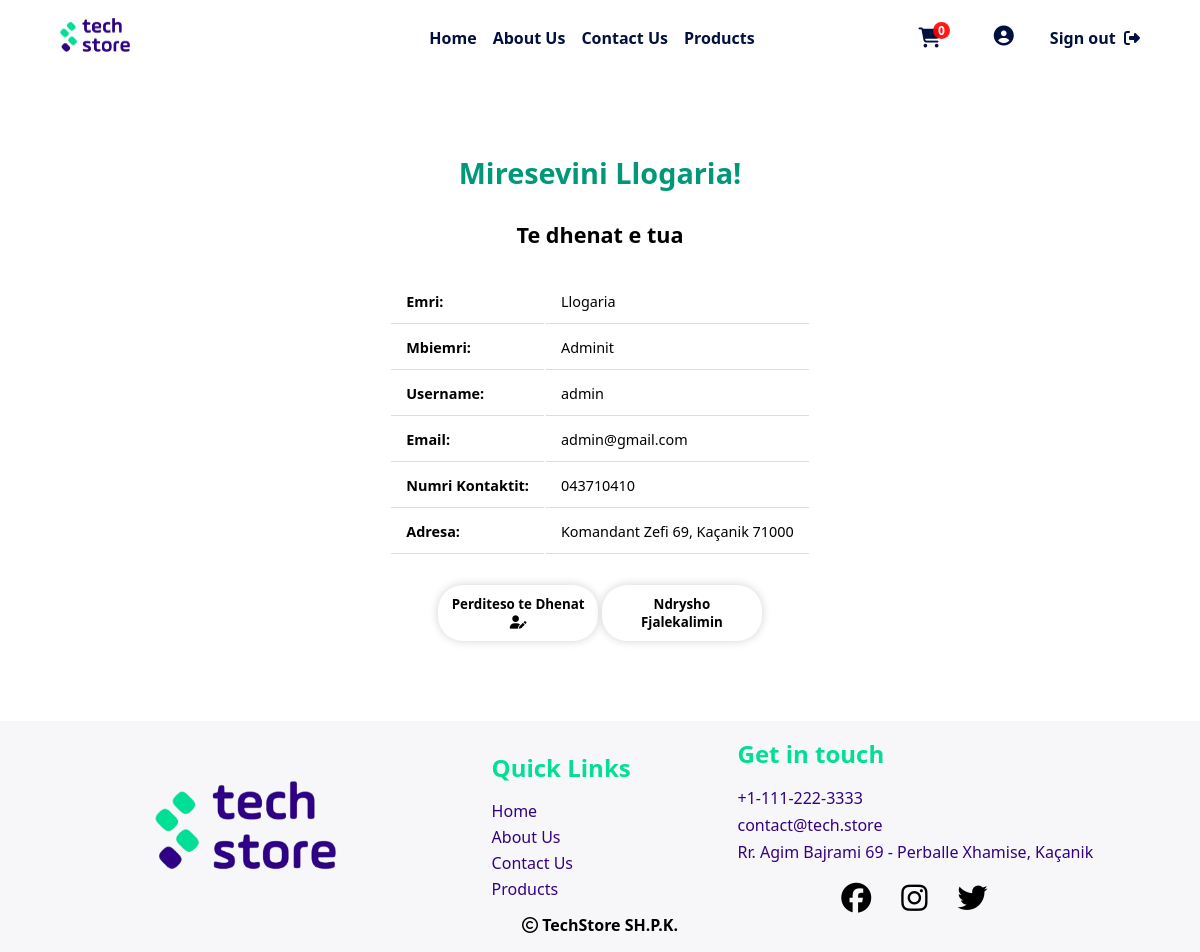
The page /php/userPages/userDashboard.php (signed in) on the database as committed earlier.
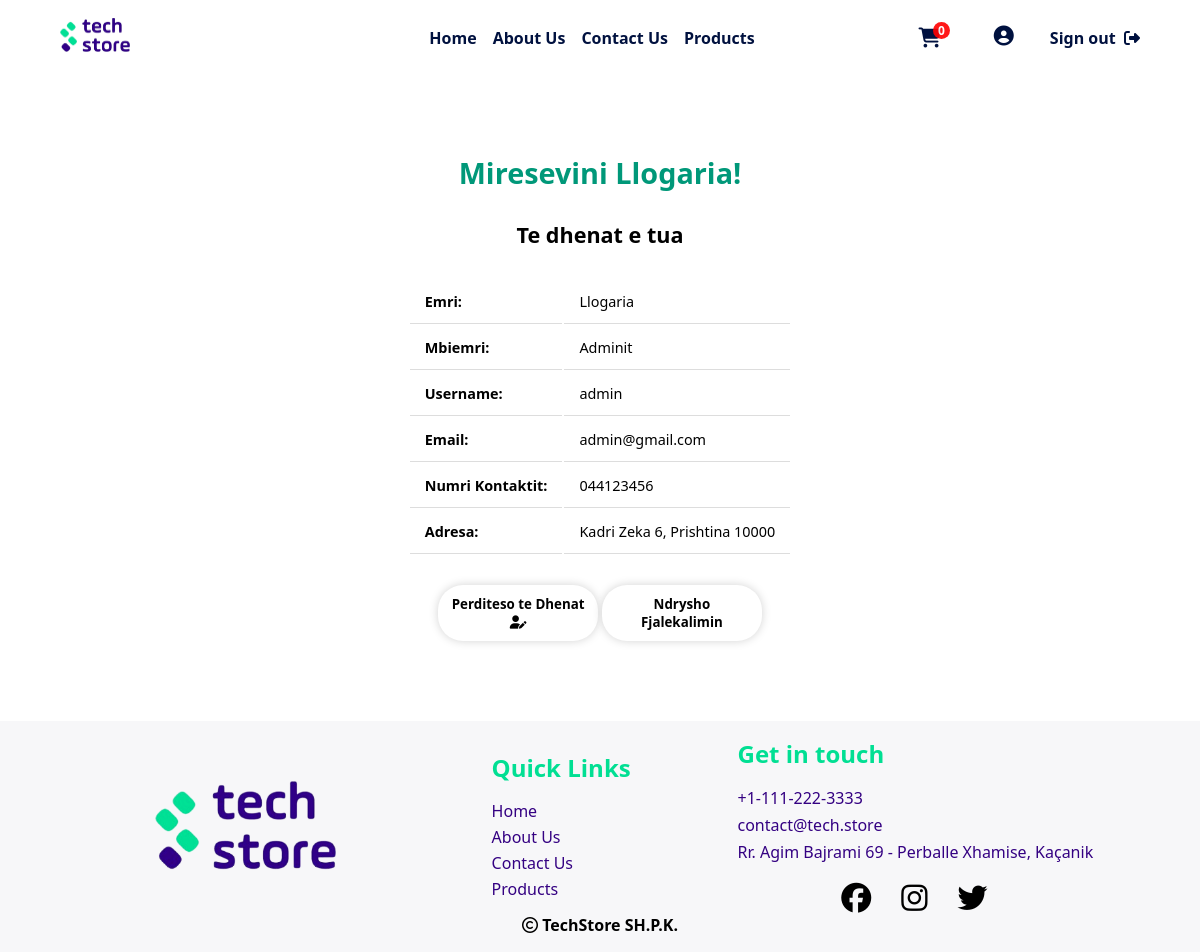
The same page on the database as committed later.
### tables this page shows
CREATE TABLE IF NOT EXISTS `tedhenatuser` (
  `userID` int(11) NOT NULL,
  `nrKontaktit` varchar(30) DEFAULT NULL,
  `qyteti` varchar(30) DEFAULT NULL,
  `zipKodi` varchar(7) DEFAULT NULL,
  `adresa` varchar(50) DEFAULT NULL,
  UNIQUE KEY `userID` (`userID`),
  KEY `FK_UserTeDhenatUser` (`userID`)
);

CREATE TABLE IF NOT EXISTS `user` (
  `userID` int(11) NOT NULL AUTO_INCREMENT,
  `emri` varchar(20) NOT NULL,
  `mbiemri` varchar(30) DEFAULT NULL,
  `username` varchar(20) NOT NULL,
  `email` varchar(50) DEFAULT NULL,
  `password` varchar(60) NOT NULL,
  `aksesi` int(1) NOT NULL DEFAULT 0,
  PRIMARY KEY (`userID`)
);

### php/db/dbcon.php (called while the page is built)
<?php
class dbCon
{
    private $conn = '';
    private $hostiIDB = 'localhost';
    private $emriDB = 'techstoredb';
    private $dbUsername = 'root';
    private $dbPass = '';
    public function connDB()
    {
        try {
            $this->conn = new PDO(
                "mysql:host=$this->hostiIDB;dbname=$this->emriDB", $this->dbUsername, $this->dbPass,
                [PDO::ATTR_DEFAULT_FETCH_MODE => PDO::FETCH_ASSOC]
            );
        } catch (PDOException $pdoe) {
            die("Nuk mund të lidhej me bazën e të dhënave {$this->emriDB} :" . $pdoe->getMessage());
        }
        return $this->conn;
    }
}
?>

### php/CRUD/userCRUD.php (called while the page is built, shortened)
<?php
require_once('../db/dbcon.php');
class userCRUD extends dbCon
{
    private $userID;
    private $dbConn;
    public function __construct($userID = '', $emri = '', $mbiemri = '', $username = '', $email = '', $password = '', $aksesi = '')
    {
        $this->userID = $userID;
        $this->dbConn = $this->connDB();
    }
    public function setUserID($userID)
    {
        $this->userID = $userID;
    }
    public function shfaqSipasID()
    {
        try {
            $sql = 'SELECT * from user u INNER JOIN tedhenatuser t ON u.userID = t.userID WHERE u.userID = ?';
            $stm = $this->dbConn->prepare($sql);
            $stm->execute([$this->userID]);
            return $stm->fetch();
        } catch (Exception $e) {
            return $e->getMessage();
        }
    }
}
?>

### php/userPages/userDashboard.php (the view, shortened to what this page needs)
<?php
require_once('../CRUD/userCRUD.php');
$userCRUD = new userCRUD();
$userCRUD->setUserID($_SESSION['userID']);
$useri = $userCRUD->shfaqSipasID();
?>
<!DOCTYPE html>
<html lang="en">
<head>
  <link rel="stylesheet" href="../../css/adminDashboard.css">
  <link rel="stylesheet" href="../../css/mesazhetStyle.css">
</head>
<body>
  <?php include '../design/header.php' ?>
  <div class="containerDashboardP">
    <h1 class="titulliPershkrim">Miresevini
      <?php echo $_SESSION['name'] ?>!
    </h1>
    <h2>Te dhenat e tua</h2>
    <table>
      <tr>
        <td><strong>Emri:</strong></td>
        <td>
          <?php echo $useri['emri'] ?>
        </td>
      </tr>
      <tr>
        <td><strong>Mbiemri:</strong></td>
        <td>
          <?php echo $useri['mbiemri'] ?>
        </td>
      </tr>
      <tr>
        <td><strong>Username:</strong></td>
        <td>
          <?php echo $useri['username'] ?>
        </td>
      </tr>
      <tr>
        <td><strong>Email:</strong></td>
        <td>
          <?php echo $useri['email'] ?>
        </td>
      </tr>
      <tr>
        <td><strong>Numri Kontaktit:</strong></td>
        <td>
          <?php echo $useri['nrKontaktit'] ?>
        </td>
      </tr>
      <tr>
        <td><strong>Adresa: </strong></td>
        <td>
          <?php echo $useri['adresa'] . ', ' . $useri['qyteti'] . ' ' . $useri['zipKodi'] ?>
        </td>
      </tr>
    </table>
    <div class="butonatDiv">
      <a href="../funksione/perditesoTeDhenat.php?userID=<?php echo $useri['userID'] ?>"><button
          class="button">Perditeso te
          Dhenat <i class="fa-solid">&#xf4ff;</i></button></a>
      <a href="../funksione/ndryshoPass.php?userID=<?php echo $useri['userID'] ?>"><button class="button">Ndrysho
          Fjalekalimin</button></a>
    </div>
  </div>
  <?php include '../design/footer.php';
  include_once '../funksione/importimiScriptave.php' ?>
</body>
</html>

Rows that differ between the two databases and show on the page:
changed tedhenatuser "Llogaria": nrKontaktit "043710410" → "044123456"; adresa "Komandant Zefi 69" → "Kadri Zeka 6"; qyteti "Kaçanik" → "Prishtina"; zipKodi "71000" → "10000"
